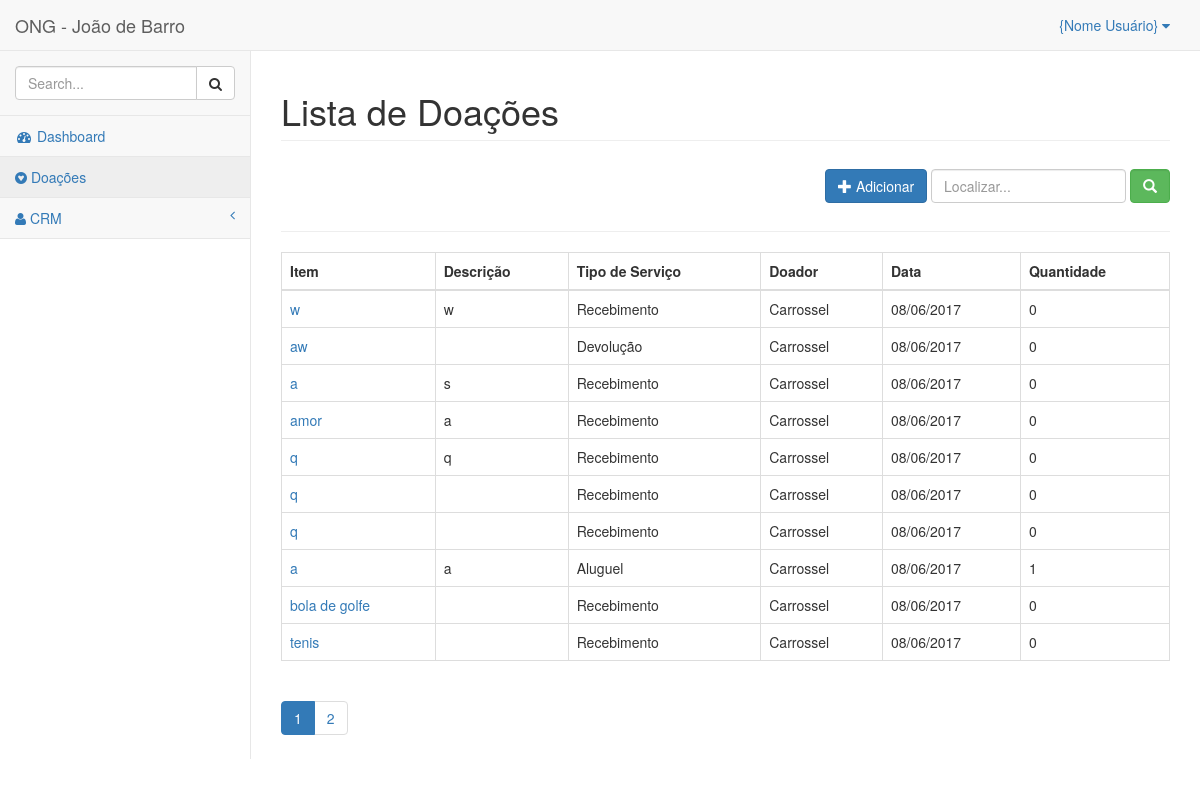
Page /doacoes/ on the earlier database version.
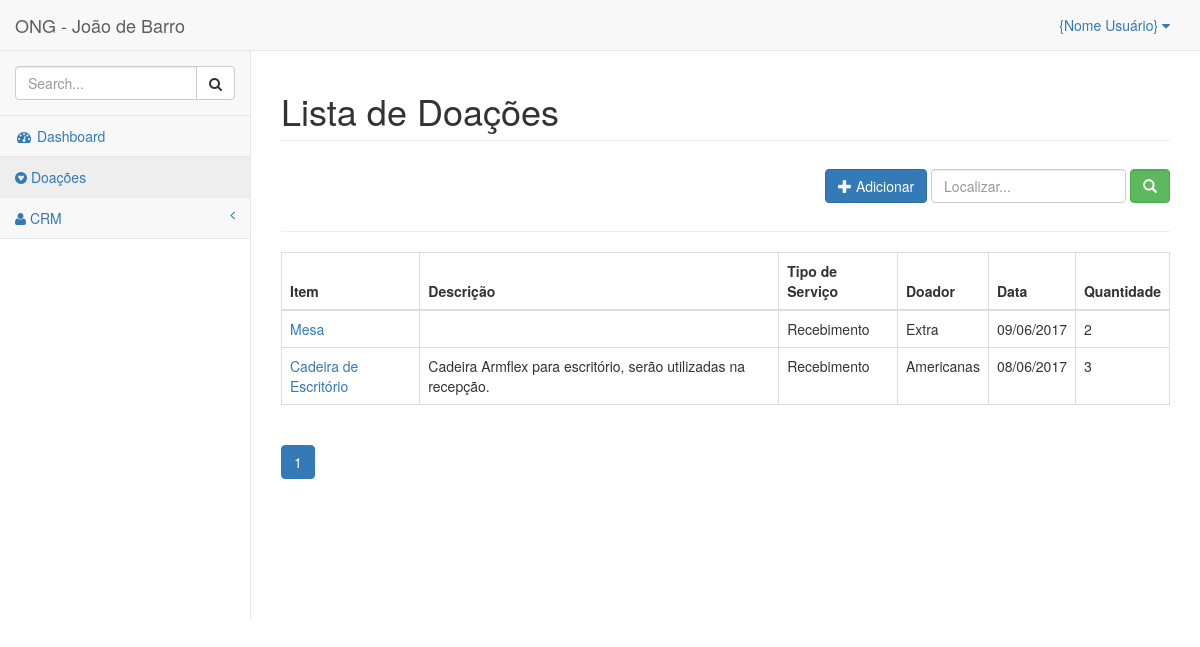
Same page on the later database version.
### donations/models.py (models this page shows, shortened)
class Donations(TimeModel):
    service_type = models.CharField('Tipo de serviço', max_length=12,
                                    choices=C_TYPE, default='Recebimento')
    donor = models.ForeignKey(Donors, verbose_name='Doador')
    item = models.CharField('Item', max_length=100, default='')
    description = models.TextField('Descrição', blank=True)
    quantity = models.PositiveSmallIntegerField('Quantidade', default=0)
    date = models.DateTimeField('Data', auto_now_add=True)
    class Meta:
        ordering = ['service_type']
        verbose_name = 'Doação'
        verbose_name_plural = 'Doações'
    def get_absolute_url(self):
        return reverse('donations:donation_detail', kwargs={'pk': self.pk})

class Donors(TimeModel):
    name = models.CharField('Nome', max_length=100)
    slug = models.SlugField('Identificador', max_length=100, default='')
    def __str__(self):
        return str(self.name)
    class Meta:
        ordering = ['name']
        verbose_name = 'Doador'
        verbose_name_plural = 'Doadores'

### donations/views.py (the view)
class DonationsListView(ListView):
    template_name = 'donations/donations_list.html'
    context_object_name = 'donations'
    model = Donations
    queryset = Donations.objects.all().order_by('-date')
    paginate_by = 10

### core/templatetags/pagination.py (called while the page is built)
@register.inclusion_tag('pagination.html')
def pagination(request, paginator, page_obj):
    context = {}
    context['paginator'] = paginator
    context['request'] = request
    context['page_obj'] = page_obj
    getvars = request.GET.copy()
    if 'page' in getvars:
        del getvars['page']
    if len(getvars) > 0:
        context['getvars'] = '&{0}'.format(getvars.urlencode())
    else:
        context['getvars'] = ''
    return context

### donations/templates/donations/donations_list.html (shortened to what this page needs)
{% extends "base.html" %}
{% load pagination %}
{% block spacename %} Lista de Doações {% endblock spacename %}
{% block container %}
<div class="container-fluid">
    <div class="row">
        <div class="col-md-12">
            <form class="navbar-form navbar-right" action="." method="get">
                <a href="{% url 'donations:donation_add' %}">
                  <button id="new_customer" type="button" class="btn btn-primary">
                    <span class="glyphicon glyphicon-plus"></span> Adicionar
                  </button>
                </a>
                <div class="form-group">
                  <input id="search_box" name="search_box" type="text" placeholder="Localizar..." class="form-control">
                  <button type="submit" class="btn btn-success form-control"><span class="glyphicon glyphicon-search"></span></button>
                </div>
            </form>
        </div>
        <div class="col-md-12">
          <hr/>
        </div>
        <div class="col-md-12">
        	<table class="table table-bordered">
        		<thead>
        			<tr>
        				<th>Item</th><th>Descrição</th><th>Tipo de Serviço</th><th>Doador</th><th>Data</th><th>Quantidade</th>
        			</tr>
        		</thead>
        		<tbody>
                {% for donation in donations %}
              			<tr>
                        <td><a href="{{ donation.get_absolute_url }}">{{donation.item}}</a></td>
                        <td>{{donation.description}}</td>
                        <td>{{donation.service_type}}</td>
                        <td>{{donation.donor}}</td>
                        <td>{{donation.date|date:"d/m/Y"}}</td>
                        <td>{{donation.quantity}}</td>
                    </tr>
                {% endfor %}
        		</tbody>
        	</table>
        </div>
    </div>
    {% pagination request paginator page_obj%}
</div>
{% endblock %}

Differences in the rows shown:
removed Donations: item "w", description "w", service_type "Recebimento", donor "Carrossel", date "08/06/2017", quantity "0"
removed Donations: item "aw", service_type "Devolução", donor "Carrossel", date "08/06/2017", quantity "0"
removed Donations: item "a", description "s", service_type "Recebimento", donor "Carrossel", date "08/06/2017", quantity "0"
removed Donations: item "amor", description "a", service_type "Recebimento", donor "Carrossel", date "08/06/2017", quantity "0"
removed Donations: item "q", description "q", service_type "Recebimento", donor "Carrossel", date "08/06/2017", quantity "0"
removed Donations: item "q", service_type "Recebimento", donor "Carrossel", date "08/06/2017", quantity "0"
removed Donations: item "q", service_type "Recebimento", donor "Carrossel", date "08/06/2017", quantity "0"
removed Donations: item "a", description "a", service_type "Aluguel", donor "Carrossel", date "08/06/2017", quantity "1"
removed Donations: item "bola de golfe", service_type "Recebimento", donor "Carrossel", date "08/06/2017", quantity "0"
removed Donations: item "tenis", service_type "Recebimento", donor "Carrossel", date "08/06/2017", quantity "0"
now on this page (row edited): Donations: item "Mesa", service_type "Recebimento", donor "Extra", date "09/06/2017", quantity "2"
now on this page (row edited): Donations: item "Cadeira de Escritório", description "Cadeira Armflex para escritório, serão utilizadas na recepção.", service_type "Recebimento", donor "Americanas", date "08/06/2017", quantity "3"
Other differences:
list line gone: "2"
